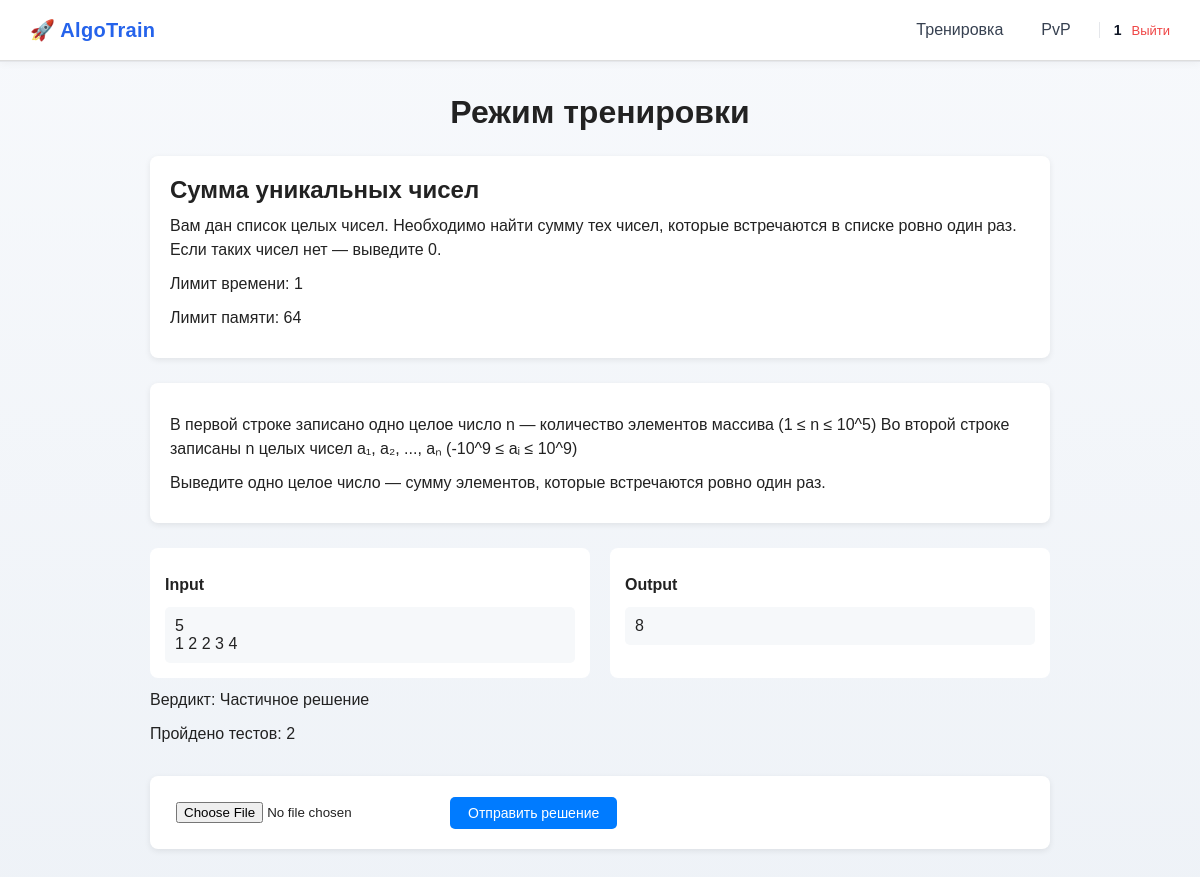
Page /training (signed in) on the earlier database version.
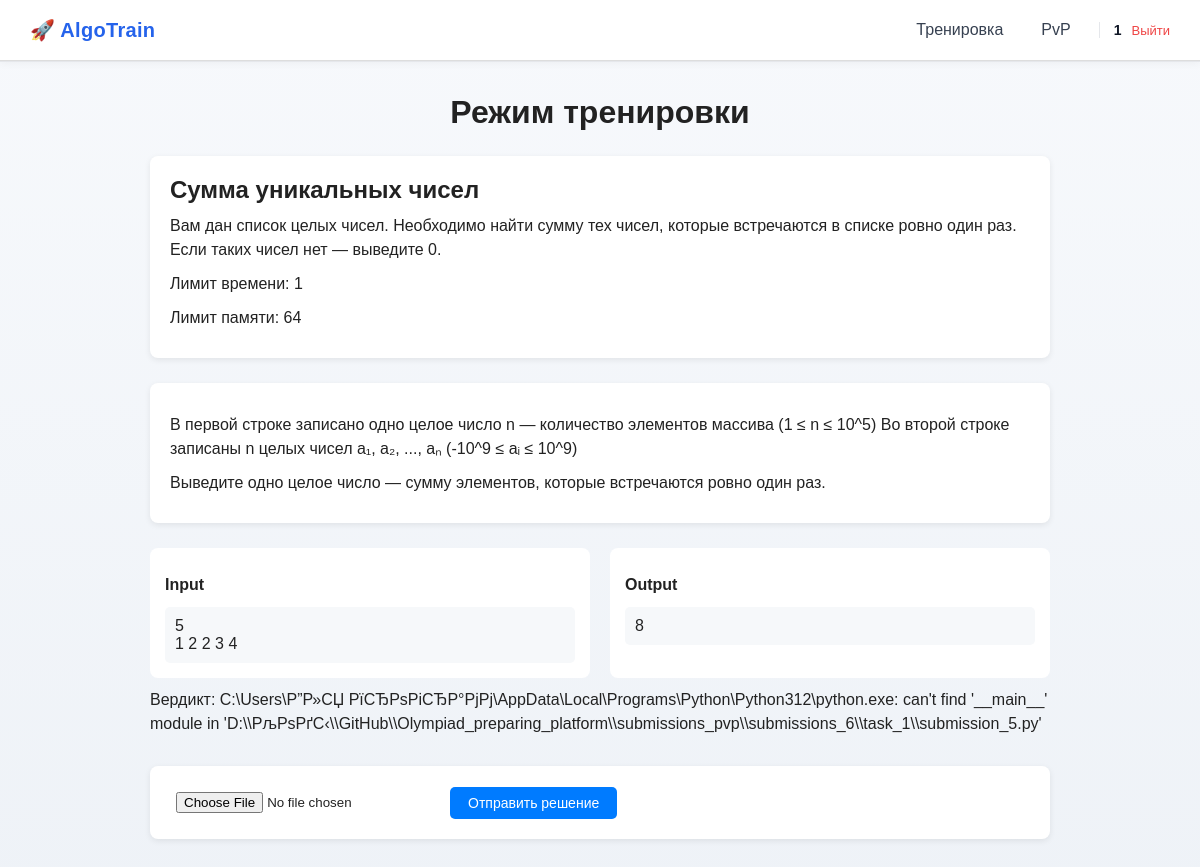
Same page on the later database version.
### data/users.py (models this page shows, shortened)
class User(SqlAlchemyBase, UserMixin):
    __tablename__ = 'users'
    id = sqlalchemy.Column(sqlalchemy.Integer,
                           primary_key=True, autoincrement=True)
    name = sqlalchemy.Column(sqlalchemy.String, nullable=True)
    email = sqlalchemy.Column(sqlalchemy.String,
                              index=True, unique=True, nullable=True)
    hashed_password = sqlalchemy.Column(sqlalchemy.String, nullable=True)
    created_date = sqlalchemy.Column(sqlalchemy.DateTime,
                                     default=datetime.datetime.now)
    elo_rating = sqlalchemy.Column(sqlalchemy.Float, default=1000)
    submissions = orm.relationship("Submissions", back_populates="user")

### data/tasks.py (models this page shows)
class Tasks(SqlAlchemyBase):
    __tablename__ = 'tasks'
    id = sqlalchemy.Column(sqlalchemy.Integer,
                           primary_key=True, autoincrement=True)
    title = sqlalchemy.Column(sqlalchemy.Text, nullable=True)
    statement = sqlalchemy.Column(sqlalchemy.Text, nullable=True)
    input_format = sqlalchemy.Column(sqlalchemy.Text, nullable=True)
    output_format = sqlalchemy.Column(sqlalchemy.Text, nullable=True)
    memory_limit = sqlalchemy.Column(sqlalchemy.Integer, nullable=True)
    time_limit = sqlalchemy.Column(sqlalchemy.Integer, nullable=True)
    difficulty = sqlalchemy.Column(sqlalchemy.Text, nullable=True)
    created_at = sqlalchemy.Column(sqlalchemy.DateTime,
                                     default=datetime.datetime.now)
    task_tests = orm.relationship("TaskTest", back_populates='tasks')
    submissions = orm.relationship("Submissions", back_populates="tasks")

### data/task_tests.py (models this page shows)
class TaskTest(SqlAlchemyBase):
    __tablename__ = 'task_tests'
    id = sqlalchemy.Column(sqlalchemy.Integer,
                           primary_key=True, autoincrement=True)
    task_id = sqlalchemy.Column(sqlalchemy.Integer,
                                sqlalchemy.ForeignKey("tasks.id"))
    input_data = sqlalchemy.Column(sqlalchemy.Text, nullable=True)
    output = sqlalchemy.Column(sqlalchemy.Text, nullable=True)
    tasks = orm.relationship("Tasks", back_populates='task_tests')

### data/submissions.py (models this page shows)
class Submissions(SqlAlchemyBase):
    __tablename__ = 'submissions'
    id = sqlalchemy.Column(sqlalchemy.Integer,
                           primary_key=True, autoincrement=True)
    user_id = sqlalchemy.Column(sqlalchemy.Integer,
                                sqlalchemy.ForeignKey("users.id"))
    task_id = sqlalchemy.Column(sqlalchemy.Integer,
                                sqlalchemy.ForeignKey("tasks.id"))
    total_tests = sqlalchemy.Column(sqlalchemy.Integer, nullable=True)
    verdict = sqlalchemy.Column(sqlalchemy.Text, nullable=True)
    created_at = sqlalchemy.Column(sqlalchemy.DateTime,
                                     default=datetime.datetime.now)
    tasks = orm.relationship('Tasks', back_populates="submissions")
    user = orm.relationship("User", back_populates="submissions")

### main.py (the view, shortened to what this page needs)
@app.route('/training', methods=["GET", "POST"])
@login_required
def training():
    task_id = 1
    db_sess = db_session.create_session()
    task = db_sess.get(Tasks, task_id)
    task_test = db_sess.query(TaskTest).filter(TaskTest.task_id == task.id).all()
    submission = db_sess.query(Submissions).filter(Submissions.task_id == task.id).all()
    submission_id = len(submission) + 1
    last_submission = db_sess.query(Submissions).filter(Submissions.user_id == current_user.id, Submissions.task_id == task_id).all()
    if last_submission:
        result = last_submission[-1]
        verdict = result.verdict
        test_passed = result.total_tests
    else:
        verdict = "Нет сданных решений"
        test_passed = None
    return render_template('training.html', task=task, test=task_test[0], verdict=verdict, test_passed=test_passed)

### data/db_session.py (called while the page is built)
def create_session() -> Session:
    global __factory
    return __factory()

### main.py (called while the page is built)
@login_manager.user_loader
def load_user(user_id):
    db_sess = db_session.create_session()
    return db_sess.get(User, user_id)

### templates/training.html (shortened to what this page needs)
{% extends "base.html" %}
{% block styles %}
<link rel="stylesheet" href="{{ url_for('static', filename='train.css') }}">
{% endblock %}
{% block content %}
<h1>Режим тренировки</h1>
<div class="condition">
    <h2>{{ task.title }}</h2>
    <p>{{ task.statement }}</p>
    <p>Лимит времени: {{ task.time_limit }}</p>
    <p>Лимит памяти: {{ task.memory_limit }}</p>
</div>
<div class="Input">
    <p>{{ task.input_format }}</p>
    <p>{{ task.output_format }}</p>
</div>
<div class="examples">
    <div class="example">
        <p><strong>Input</strong></p>
        <pre>{{ test.input_data }}</pre>
    </div>
    <div class="example">
        <p><strong>Output</strong></p>
        <pre>{{ test.output }}</pre>
    </div>
</div>
<p>Вердикт: {{ verdict }}</p>
{% if test_passed %}
    <p>Пройдено тестов: {{ test_passed }}</p>
{% endif %}
<div class="task">
    <form class="send" method="post" enctype="multipart/form-data">
        <input type="file" name="file" required>
        <button type="submit">Отправить решение</button>
    </form>
</div>
{% endblock %}

### templates/base.html (shortened to what this page needs)
<!doctype html>
<html lang="ru">
<head>
    <link rel="stylesheet" href="{{ url_for('static', filename='base.css') }}">
    {% block styles %}{% endblock %}
</head>
<body>
<header class="site-header">
    <nav class="navbar">
        <div class="nav-left">
            <a class="logo" href="/">🚀 AlgoTrain</a>
        </div>
        <div class="nav-right">
            {% if current_user.is_authenticated %}
                <a class="nav-link" href="/training">Тренировка</a>
                <a class="nav-link" href="/pvp">PvP</a>
                <div class="user-menu">
                    <span class="username">{{ current_user.name }}</span>
                    <a class="logout" href="/logout">Выйти</a>
                </div>
            {% else %}
                <a class="btn btn-outline" href="/login">Войти</a>
                <a class="btn btn-primary" href="/register">Регистрация</a>
            {% endif %}
        </div>
    </nav>
</header>
<main class="page-content">
    {% block content %}{% endblock %}
</main>
</body>
</html>

### static/base.css (style rules this page uses)
* { box-sizing: border-box; margin: 0; padding: 0; font-family: "Inter", "Segoe UI", Arial, sans-serif; }
body { background: linear-gradient(180deg, #f7f9fc, #eef2f7); color: #1f2937; min-height: 100vh; }
.site-header { background: #ffffff; border-bottom: 1px solid #e5e7eb; box-shadow: 0 2px 8px rgba(0, 0, 0, 0.04); }
.navbar { max-width: 1200px; margin: 0 auto; padding: 14px 24px; display: flex; align-items: center; justify-content: space-between; }
.logo { font-size: 20px; font-weight: 700; text-decoration: none; color: #2563eb; letter-spacing: 0.3px; }
.nav-left, .nav-right { display: flex; align-items: center; gap: 18px; }
.nav-link { text-decoration: none; color: #374151; font-weight: 500; padding: 6px 10px; border-radius: 6px; transition: background 0.2s, color 0.2s; }
.user-menu { display: flex; align-items: center; gap: 10px; padding-left: 14px; border-left: 1px solid #e5e7eb; }
.username { font-size: 14px; font-weight: 600; color: #111827; }
.logout { text-decoration: none; font-size: 13px; color: #ef4444; }
.page-content { max-width: 1200px; margin: 32px auto; padding: 0 20px; }

### static/train.css (style rules this page uses)
* { box-sizing: border-box; margin: 0; padding: 0; font-family: Arial, Helvetica, sans-serif; }
body { background-color: #f4f6f8; color: #222; padding-bottom: 40px; }
header { margin-bottom: 30px; }
.navbar { display: flex; gap: 20px; padding: 15px 30px; background-color: #ffffff; border-bottom: 1px solid #ddd; }
h1 { text-align: center; margin-bottom: 25px; }
h2 { margin-bottom: 10px; }
.condition { max-width: 900px; margin: 0 auto 25px; padding: 20px; background-color: #ffffff; border-radius: 8px; box-shadow: 0 2px 6px rgba(0, 0, 0, 0.08); }
.condition p { margin-bottom: 8px; }
.Input { max-width: 900px; margin: 0 auto 25px; padding: 20px; background-color: #ffffff; border-radius: 8px; box-shadow: 0 2px 6px rgba(0, 0, 0, 0.08); }
.Input p { margin-bottom: 8px; }
.examples { max-width: 900px; margin: 0 auto; display: grid; grid-template-columns: 1fr 1fr; gap: 20px; }
.example { background: #fff; padding: 15px; border-radius: 8px; }
.example pre { background: #f6f8fa; padding: 10px; border-radius: 5px; }
p { max-width: 900px; margin: 10px auto; }
p:nth-of-type(1n) { line-height: 1.5; }
.task { max-width: 900px; margin: 30px auto 0; padding: 20px; background-color: #ffffff; border-radius: 8px; box-shadow: 0 2px 6px rgba(0, 0, 0, 0.08); }
.send { display: flex; align-items: center; gap: 15px; }
.send input[type="file"] { padding: 6px; }
.send button { padding: 8px 18px; border: none; border-radius: 5px; background-color: #007bff; color: #fff; cursor: pointer; font-size: 14px; }

Differences in the rows shown:
no longer on this page (row edited): Submissions: verdict "Частичное решение"
added Submissions: verdict "C:\\Users\\Р”Р»СЏ РїСЂРѕРіСЂР°РјРј\\AppData\\Local\\Programs\\Python\\Python312\\python.exe: can't find '__main__' module in 'D:\\\\РљРѕРґС‹\\\\GitHub\\\\Olympiad_preparing_platform\\\\submissions_pvp\\\\submissions_6\\\\task_1\\\\submission_5.py'"
Other differences:
{{ test_passed }}: "2" → (not shown)
text no longer shown: "Пройдено тестов:"
